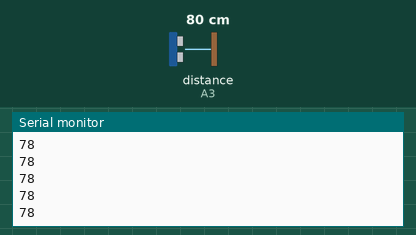
Simulated run of this sketch. Board: Arduino Uno, built with avr-gcc and run on an emulated ATmega328P. Shown: the last lines printed to the serial monitor. Wiring (inferred from the names in the program): ultrasonic range finder: trigger A4; echo A3. The test bench sets the inputs (shaded band); at power-on: distance to the obstacle (sensor on A3) 80 cm. The echo pulse lasts 58.3 µs per cm.

Above: at 1.2 s.
1.3 s: distance to the obstacle (sensor on A3) set to 2 cm
At 1.9 s:
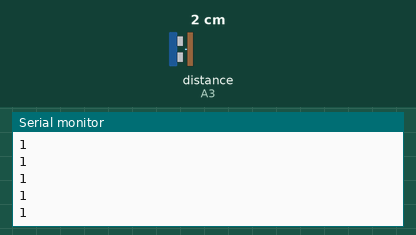
2.8 s: distance to the obstacle (sensor on A3) set to 4 cm
At 3.4 s:
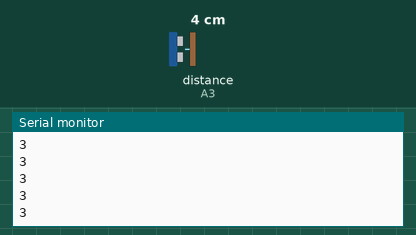
Timing chart, 0 to 5.8 s (numbered marks = the images above; inputs shaded):
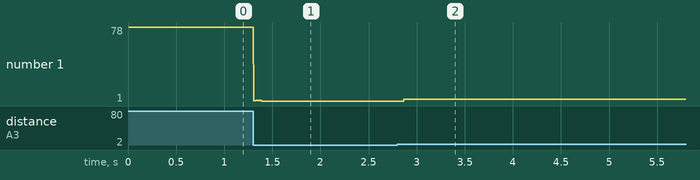

The sketch:

distance_sensor.ino
```cpp
// 11/12/2022
// distance_sensor.ino
// Calculates distance and prints it on serial terminal

const int trig = A4;
const int echo = A3;

void setup() {
  // put your setup code here, to run once:
  pinMode(trig, OUTPUT);
  pinMode(echo, INPUT);
  Serial.begin(9600);
}

void loop() {
  // put your main code here, to run repeatedly:
  int duration, distance;

  digitalWrite(trig, LOW);
  delayMicroseconds(2);

  digitalWrite(trig, HIGH);
  delayMicroseconds(10);
  digitalWrite(trig, LOW);

  duration = pulseIn(echo, HIGH);
  distance = (duration * 0.034) / 2;

  Serial.println(distance);
}
```

Measured:
- after the input at 1.3 s, the serial monitor: prints a new line at once (image 1)
- after the input at 2.8 s, the serial monitor: prints a new line after 0.07 s (image 2)
- plotted number 1: 78 → 1 after the input at 1.3 s, 1 → 3 after the input at 2.8 s
